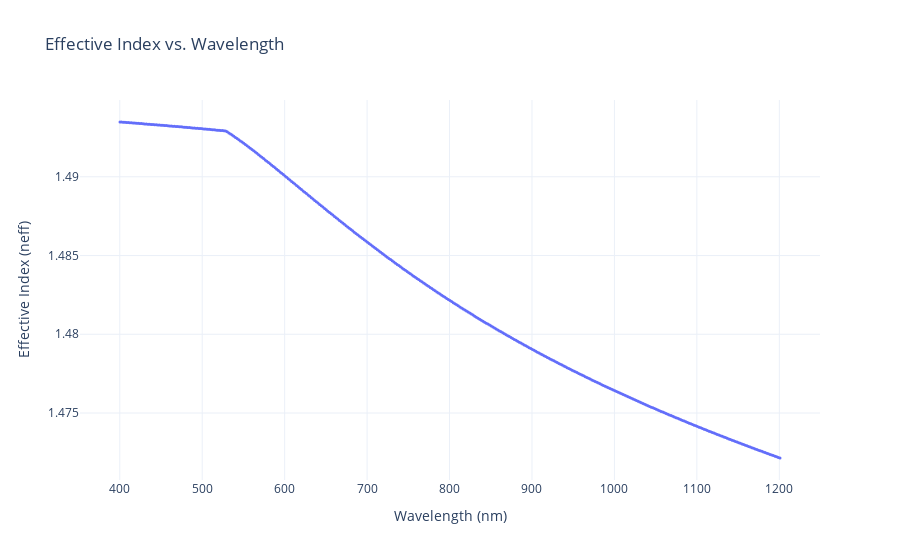

Here is the notebook cell this chart was saved with:
### Code cell
plt.figure(dpi=300)
plt.scatter(wavelength_nm,neff,s=0.3)

'''
    D = - lambda / c * d/dlambda d/dlambda neff

I want you to do numerical second order derivative and get the plot of D v.s. wavelength
'''
# Create the scatter plot
fig = go.Figure()

fig.add_trace(go.Scatter(
    x=wavelength_nm,
    y=neff,
    mode='markers',
    marker=dict(size=3),  # Adjust marker size as needed
    name='neff vs. wavelength'
))

# Set plot title and labels
fig.update_layout(
    title='Effective Index vs. Wavelength',
    xaxis_title='Wavelength (nm)',
    yaxis_title='Effective Index (neff)',
    template='plotly_white'
)

# Show the plot
fig.show()

### Figure 1 — Plotly figure (JSON) as saved in the notebook; plotly's stock layout.template omitted (floating-point values rounded to 4 significant figures; data arrays with more than 128 entries replaced by an {"elided": "..."} marker saying what was removed)
{"data": [{"marker": {"size": 3}, "mode": "markers", "name": "neff vs. wavelength", "type": "scatter", "x": {"elided": "401 float values"}, "y": {"elided": "401 float values"}}], "layout": {"title": {"text": "Effective Index vs. Wavelength"}, "xaxis": {"title": {"text": "Wavelength (nm)"}}, "yaxis": {"title": {"text": "Effective Index (neff)"}}}}
